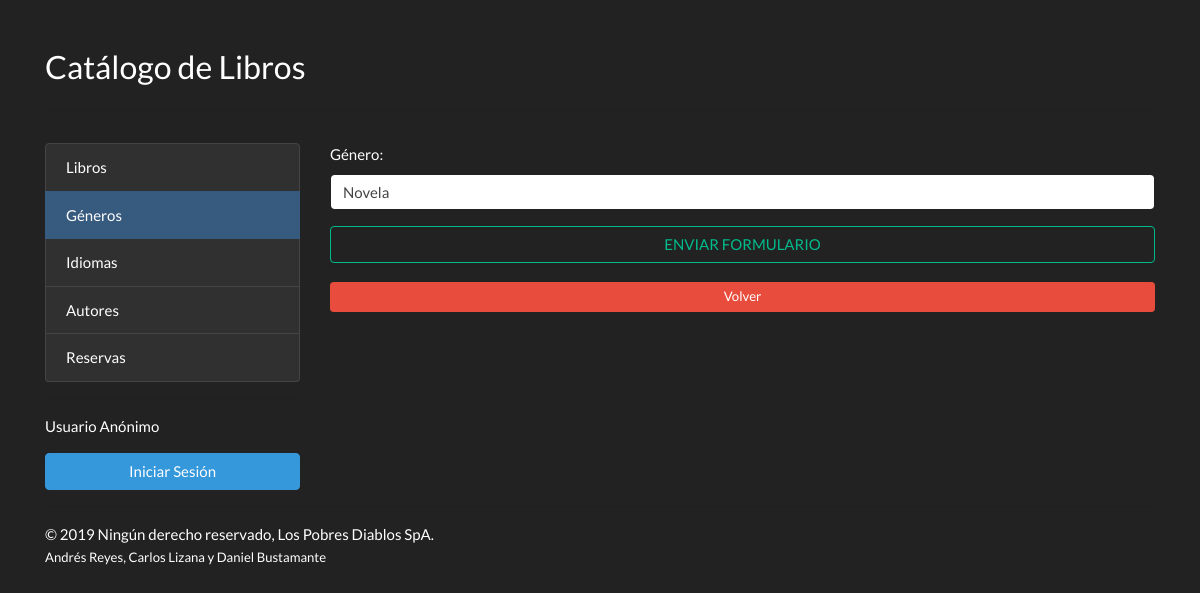
The app's page /genres/update/1/, older data.
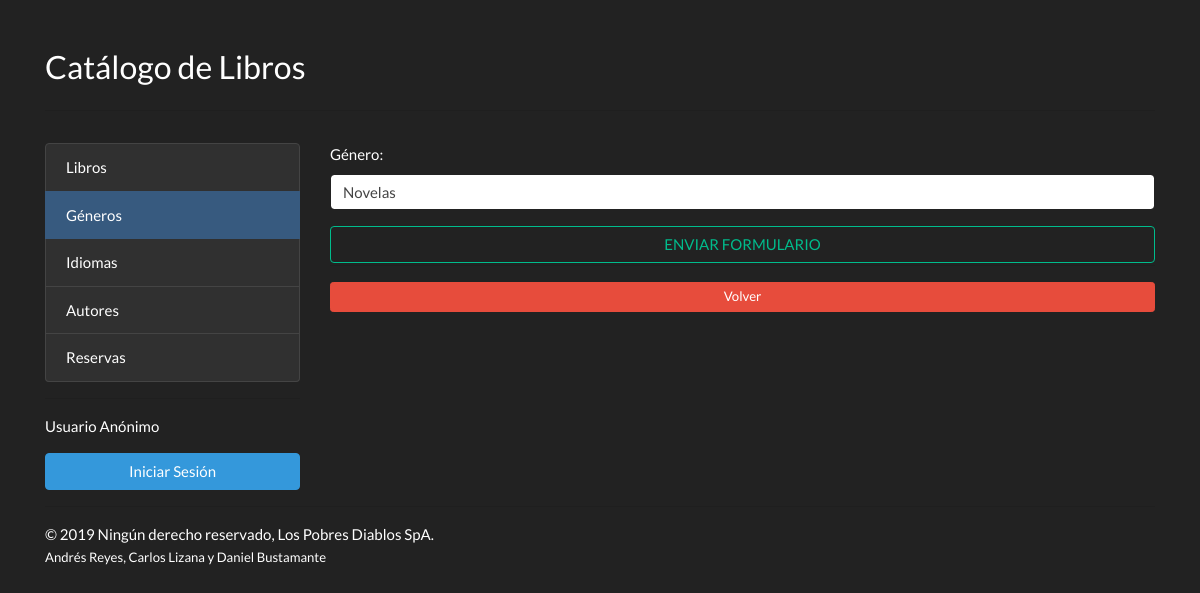
The same page, newer data.
### catalog/models.py (models this page shows, shortened)
class Genre(models.Model):
    name = models.CharField(max_length=30)

### catalog/views.py (the view)
# urls.py: url(r'^genres/update/(?P<pk>\d+)/$', GenreUpdate.as_view(), name='genres_update'),
class GenreUpdate(UpdateView):
    model = Genre
    form_class = GenreForm
    template_name = 'genres/genres_form.html'
    success_url = reverse_lazy('catalog:genres_list')

### catalog/forms.py
class GenreForm(forms.ModelForm):
    class Meta:
        model = Genre
        fields = ['name']
        labels = {'name': 'Género'}
        widgets = {'name': forms.TextInput(attrs={'class': 'form-control'})}

### catalog/templates/genres/genres_form.html (shortened to what this page needs)
<!doctype html>
<html lang="en">
<head>
    <link rel="stylesheet" href="https://stackpath.bootstrapcdn.com/bootswatch/4.3.1/darkly/bootstrap.min.css"/>
</head>
<body>
<div class="container">
    <div class="row">
        <div class="col pt-5">
            <h3>Catálogo de Libros</h3>
        </div>
    </div>
    <hr class="pb-3"/>
    <div class="row">
        <div class="col-lg-3 order-2 order-lg-1">
            <div class="list-group">
                <a href="{% url 'catalog:books_list' %}" class="list-group-item list-group-item-action ">Libros</a>
                <a href="{% url 'catalog:genres_list' %}" class="list-group-item list-group-item-action active">Géneros</a>
                <a href="{% url 'catalog:languages_list' %}" class="list-group-item list-group-item-action">Idiomas</a>
                <a href="{% url 'catalog:authors_list' %}" class="list-group-item list-group-item-action">Autores</a>
                <a href="{% url 'catalog:reservations_list' %}" class="list-group-item list-group-item-action">Reservas</a>
            </div>
            <hr />
            {% if user.is_authenticated %}
              Hola {{ user.username }}!
              <p><a class="btn btn-block btn-danger"  href="{% url 'logout' %}"><i class="fad fa-user"></i> Cerrar Sesión</a></p>
            {% else %}
              <p>Usuario Anónimo</p>
              <a class="btn btn-block btn-info" href="{% url 'login' %}"> Iniciar Sesión</a>
            {% endif %}
        </div>
        <div class="col-lg-9 order-1 order-lg-2">
            <form method="post">
                {{ form.as_p }}
                <button class="btn btn-block btn-outline-success float-right text-uppercase mb-3">ENVIAR FORMULARIO </button>
                <br>
                <hr />
                <a href="{% url 'catalog:genres_list' %}" class="btn btn-block btn-sm btn-danger">Volver</a>
            </form>
        </div>
    </div>
    <hr/>
    &copy; 2019 Ningún derecho reservado, Los Pobres Diablos SpA.<br><small>Andrés Reyes, Carlos Lizana y Daniel
    Bustamante</small>
</div>
</body>
</html>

Row changes from the older to the newer data that the page shows:
changed Genre: name "Novela" → "Novelas"
